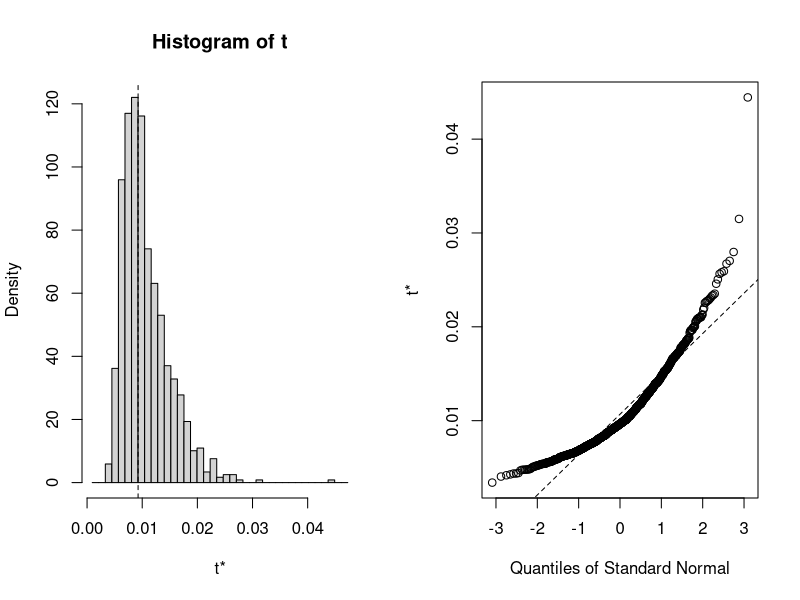
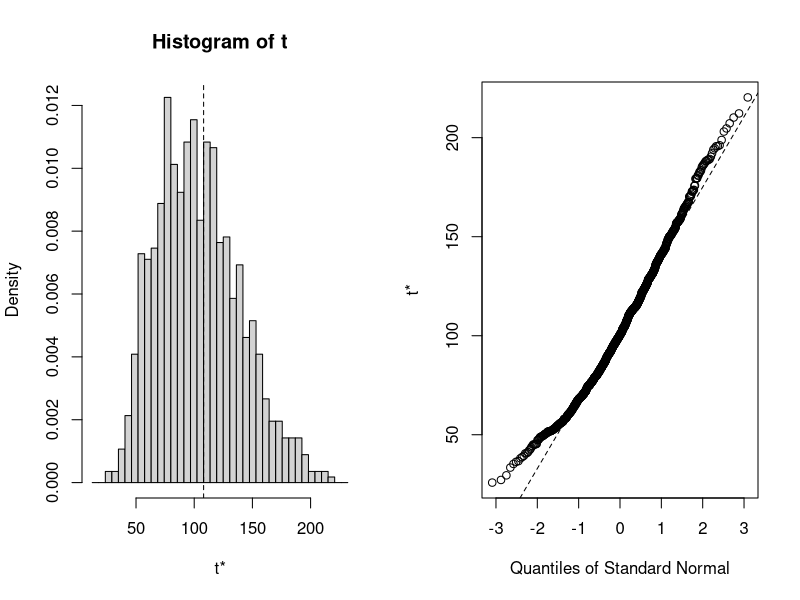
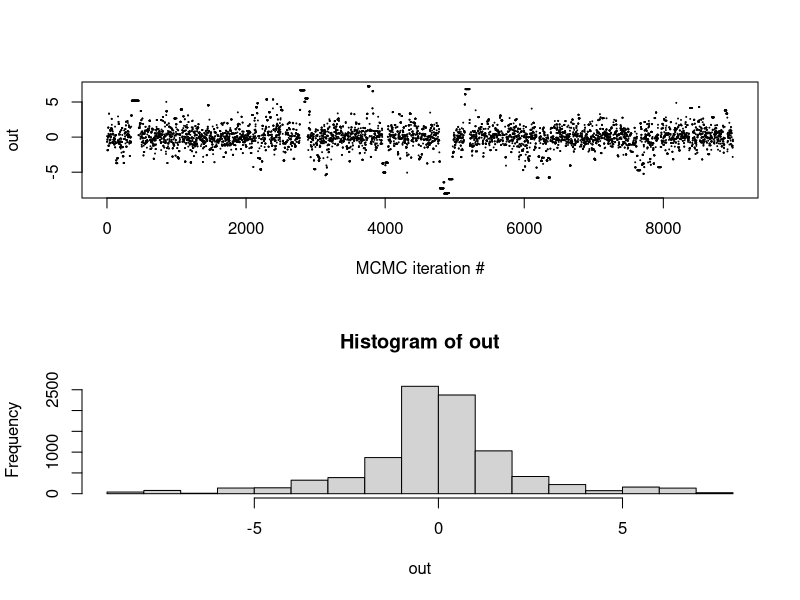
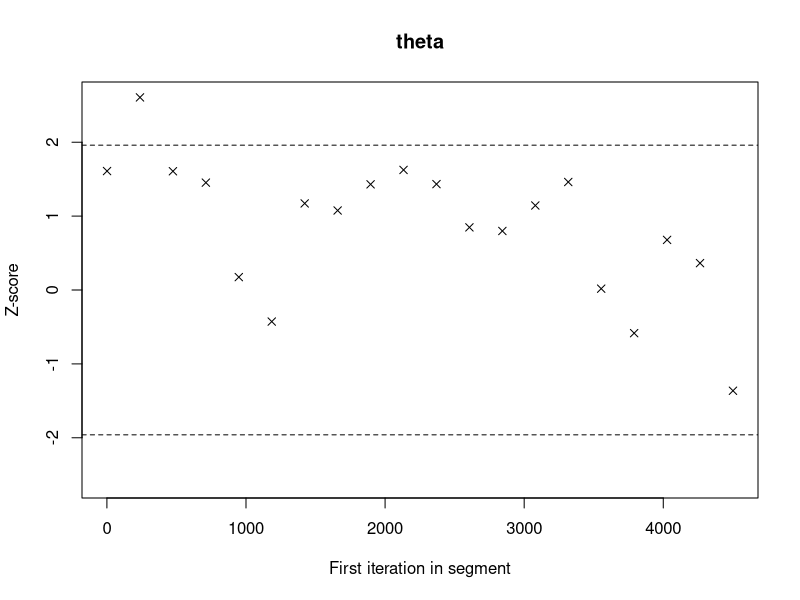

Recreate these plots in R, in order.
## ---- chunk 1
rm(list = ls())
## ---- chunk 2
library(boot)

# MLE for hazard rate of exponential distributed data
mle <- function(data, i) {
  return(length(data[i])/sum(data[i]))
}

# bootstrapping with 1000 replications
results <- boot(data=aircondit$hours, statistic = mle, R=1000)

# view results
results
plot(results)

# get 95% confidence interval
boot.ci(results, type=c("bca", "norm", "perc"))
## ---- chunk 3
# MLE for hazard rate of exponential distributed data
meantimeest <- function(data, i) {
  rate <- length(data[i])/sum(data[i])
  return(1/rate)
}

# bootstrapping with 1000 replications
results <- boot(data=aircondit$hours, statistic = meantimeest, R=1000)

# view results
results
plot(results)

# get 95% confidence interval
boot.ci(results, type=c("norm", "basic", "perc", "bca"))
## ---- chunk 4
# general 1d Gaussian proposal random walk MH
oneD.RWMH <- function(lprob,
                     sigma=1.0,
                     theta1=0.0,
                     n.iter=10000){
  # space for output
  output <- numeric(n.iter)
  # first iterate given
  output[1] <- theta1
  # Calculate probability of theta 1
  lp.old <- lprob(theta1)
  # main iteration loop
  for(t in 2:n.iter){
    # proposal
    thetaStar <- output[t-1] + rnorm(1,sd=sigma)
    # accept probability, for numerical stability we compute
    lp.star <- lprob(thetaStar)
    # the log-accept prob, and then take exp
    alpha <- exp(min(0.0,lp.star-lp.old))
    # accept/reject step
    if(runif(1)<alpha && is.finite(alpha)){
      output[t] <- thetaStar
    } else {
      output[t] <- output[t-1]
    }
  }
print(paste0("RWMH done, accept prob : ",mean(abs(diff(output))>1.0e-14)))
  return(output[1000:length(output)])
} 


std_cauchy <- function(x){return(dcauchy(x, 0, 1, log=TRUE))}

# try algorithm (change initial condition and sigma for illustration)
out <- oneD.RWMH(std_cauchy, theta1 = 0, sigma=2)
par(mfrow=c(2,1))
plot(1:length(out),out,pch=20,cex=0.1,xlab="MCMC iteration #")
hist(out)
## ---- chunk 5
#
# convergence tests 
#
library(coda)
#
# Geweke (single chain test)
#
# make an mcmc object used by the coda package
chain.mcmc <- mcmc(data=out)
varnames(chain.mcmc) <- "theta"
# returns z-score (to be compared two-sided with standard normal)
geweke.diag(chain.mcmc)
# check if we should discard more burn-in
geweke.plot(chain.mcmc) 
